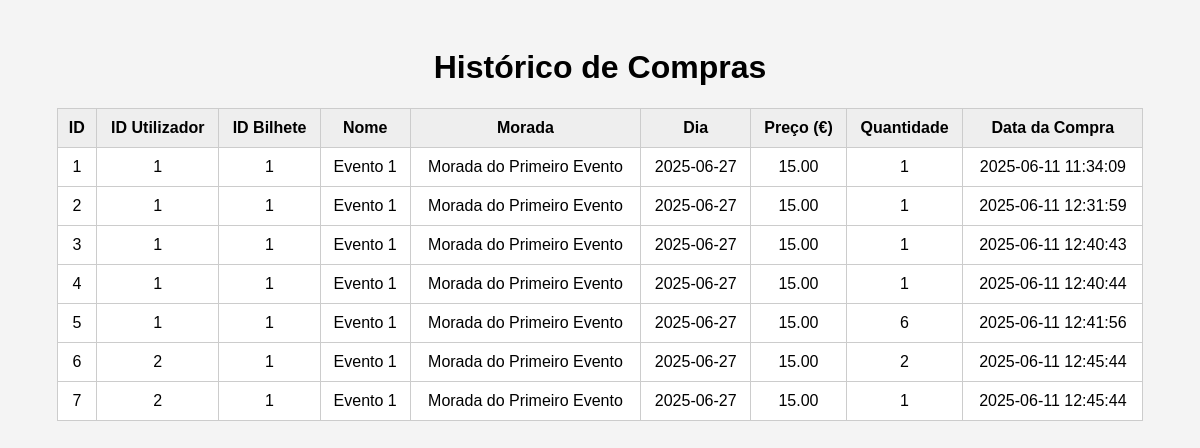
The app's page /WebSite/php_scripts/list_history.php with its own data.
### tables this page shows
CREATE TABLE historico (
        id INTEGER PRIMARY KEY AUTOINCREMENT,
        user_id INTEGER,
        id_bilhete INTEGER,
        nome TEXT NOT NULL,
        morada TEXT NOT NULL,
        dia TEXT NOT NULL,
        preco REAL NOT NULL,
        quantidade INTEGER,
        data_compra TEXT
    );

### WebSite/php_scripts/list_history.php (the view)
<?php
try {
    $db = new SQLite3('../../DataBase/venda_bilhetes.db');
    $results = $db->query("SELECT * FROM historico");
    echo "<!DOCTYPE html>
    <html lang='pt'>
    <head>
        <meta charset='UTF-8'>
        <title>Histórico de Compras</title>
        <style>
            body {
                font-family: Arial, sans-serif;
                background-color: #f4f4f4;
                padding: 20px;
            }
            h1 {
                text-align: center;
            }
            table {
                width: 95%;
                margin: auto;
                border-collapse: collapse;
                background-color: white;
            }
            th, td {
                border: 1px solid #ccc;
                padding: 10px;
                text-align: center;
            }
            th {
                background-color: #eee;
            }
        </style>
    </head>
    <body>
        <h1>Histórico de Compras</h1>
        <table>
            <tr>
                <th>ID</th>
                <th>ID Utilizador</th>
                <th>ID Bilhete</th>
                <th>Nome</th>
                <th>Morada</th>
                <th>Dia</th>
                <th>Preço (€)</th>
                <th>Quantidade</th>
                <th>Data da Compra</th>
            </tr>";
    while ($row = $results->fetchArray(SQLITE3_ASSOC)) {
        echo "<tr>
                <td>" . htmlspecialchars($row['id']) . "</td>
                <td>" . htmlspecialchars($row['user_id']) . "</td>
                <td>" . htmlspecialchars($row['id_bilhete']) . "</td>
                <td>" . htmlspecialchars($row['nome']) . "</td>
                <td>" . htmlspecialchars($row['morada']) . "</td>
                <td>" . htmlspecialchars($row['dia']) . "</td>
                <td>" . number_format($row['preco'], 2) . "</td>
                <td>" . htmlspecialchars($row['quantidade']) . "</td>
                <td>" . htmlspecialchars($row['data_compra']) . "</td>
              </tr>";
    }
    echo "</table></body></html>";
} catch (Exception $e) {
    echo "Erro ao aceder à base de dados: " . $e->getMessage();
}
?>

### WebSite/php_scripts/list_history.php (style rules this page uses)
body { font-family: Arial, sans-serif; background-color: #f4f4f4; padding: 20px; }
h1 { text-align: center; }
table { width: 95%; margin: auto; border-collapse: collapse; background-color: white; }
th, td { border: 1px solid #ccc; padding: 10px; text-align: center; }
th { background-color: #eee; }

### records on screen
historico: id "1", user "1", id_bilhete "1", nome "Evento 1", morada "Morada do Primeiro Evento", dia "2025-06-27", preco "15.00", quantidade "1", data_compra "2025-06-11 11:34:09"
historico: id "2", user "1", id_bilhete "1", nome "Evento 1", morada "Morada do Primeiro Evento", dia "2025-06-27", preco "15.00", quantidade "1", data_compra "2025-06-11 12:31:59"
historico: id "3", user "1", id_bilhete "1", nome "Evento 1", morada "Morada do Primeiro Evento", dia "2025-06-27", preco "15.00", quantidade "1", data_compra "2025-06-11 12:40:43"
historico: id "4", user "1", id_bilhete "1", nome "Evento 1", morada "Morada do Primeiro Evento", dia "2025-06-27", preco "15.00", quantidade "1", data_compra "2025-06-11 12:40:44"
historico: id "5", user "1", id_bilhete "1", nome "Evento 1", morada "Morada do Primeiro Evento", dia "2025-06-27", preco "15.00", quantidade "6", data_compra "2025-06-11 12:41:56"
historico: id "6", user "2", id_bilhete "1", nome "Evento 1", morada "Morada do Primeiro Evento", dia "2025-06-27", preco "15.00", quantidade "2", data_compra "2025-06-11 12:45:44"
historico: id "7", user "2", id_bilhete "1", nome "Evento 1", morada "Morada do Primeiro Evento", dia "2025-06-27", preco "15.00", quantidade "1", data_compra "2025-06-11 12:45:44"
